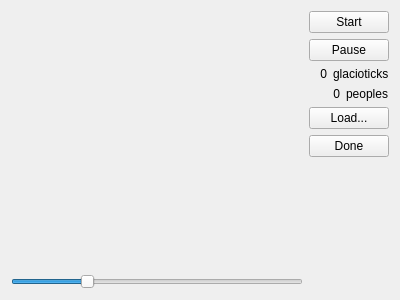
<?xml version="1.0" encoding="UTF-8"?>
<ui version="4.0">
 <class>Form</class>
 <widget class="QWidget" name="Form">
  <property name="geometry">
   <rect>
    <x>0</x>
    <y>0</y>
    <width>400</width>
    <height>300</height>
   </rect>
  </property>
  <property name="windowTitle">
   <string>Form</string>
  </property>
  <layout class="QHBoxLayout" name="horizontalLayout">
   <item>
    <layout class="QVBoxLayout" name="verticalLayout_2">
     <property name="bottomMargin">
      <number>0</number>
     </property>
     <item>
      <widget class="QWidget" name="content" native="true">
       <property name="sizePolicy">
        <sizepolicy hsizetype="Expanding" vsizetype="MinimumExpanding">
         <horstretch>0</horstretch>
         <verstretch>0</verstretch>
        </sizepolicy>
       </property>
      </widget>
     </item>
     <item>
      <layout class="QHBoxLayout" name="horizontalLayout_3">
       <item>
        <widget class="QSlider" name="rotate">
         <property name="layoutDirection">
          <enum>Qt::LeftToRight</enum>
         </property>
         <property name="minimum">
          <number>-180</number>
         </property>
         <property name="maximum">
          <number>180</number>
         </property>
         <property name="pageStep">
          <number>45</number>
         </property>
         <property name="value">
          <number>-90</number>
         </property>
         <property name="orientation">
          <enum>Qt::Horizontal</enum>
         </property>
         <property name="invertedAppearance">
          <bool>false</bool>
         </property>
         <property name="invertedControls">
          <bool>false</bool>
         </property>
         <property name="tickPosition">
          <enum>QSlider::NoTicks</enum>
         </property>
        </widget>
       </item>
      </layout>
     </item>
    </layout>
   </item>
   <item>
    <layout class="QVBoxLayout" name="verticalLayout">
     <property name="sizeConstraint">
      <enum>QLayout::SetFixedSize</enum>
     </property>
     <item>
      <widget class="QPushButton" name="start">
       <property name="text">
        <string>Start</string>
       </property>
      </widget>
     </item>
     <item>
      <widget class="QPushButton" name="pause">
       <property name="text">
        <string>Pause</string>
       </property>
      </widget>
     </item>
     <item>
      <layout class="QHBoxLayout" name="horizontalLayout_2">
       <item>
        <widget class="QLabel" name="ticks">
         <property name="text">
          <string>0</string>
         </property>
         <property name="alignment">
          <set>Qt::AlignRight|Qt::AlignTrailing|Qt::AlignVCenter</set>
         </property>
        </widget>
       </item>
       <item>
        <widget class="QLabel" name="label_2">
         <property name="text">
          <string>glacioticks</string>
         </property>
        </widget>
       </item>
      </layout>
     </item>
     <item>
      <layout class="QHBoxLayout" name="horizontalLayout_3">
       <item>
        <widget class="QLabel" name="races">
         <property name="text">
          <string>0</string>
         </property>
         <property name="alignment">
          <set>Qt::AlignRight|Qt::AlignTrailing|Qt::AlignVCenter</set>
         </property>
        </widget>
       </item>
       <item>
        <widget class="QLabel" name="label">
         <property name="text">
          <string>peoples</string>
         </property>
        </widget>
       </item>
      </layout>
     </item>
     <item>
      <widget class="QPushButton" name="load">
       <property name="text">
        <string>Load...</string>
       </property>
      </widget>
     </item>
     <item>
      <widget class="QPushButton" name="done">
       <property name="text">
        <string>Done</string>
       </property>
      </widget>
     </item>
     <item>
      <spacer name="verticalSpacer">
       <property name="orientation">
        <enum>Qt::Vertical</enum>
       </property>
       <property name="sizeHint" stdset="0">
        <size>
         <width>20</width>
         <height>40</height>
        </size>
       </property>
      </spacer>
     </item>
    </layout>
   </item>
  </layout>
 </widget>
 <resources/>
 <connections/>
</ui>
